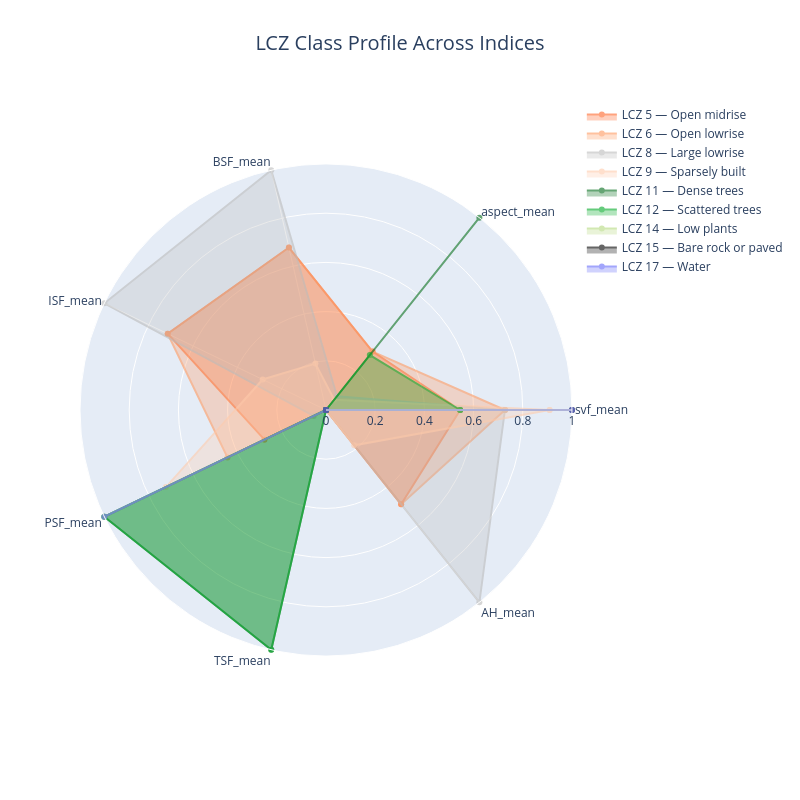

Notebook code for this chart:
### Markdown cell above
## 7. Per-class profile shape — `chart_type="radar"`

`"radar"` draws one polar trace per LCZ class across several requested parameters, each axis min-max normalized (`normalize_radar=True`, the default) so parameters with very different natural ranges (SVF's 0–1 vs. AH's tens-to-hundreds of W/m²) stay visually comparable on the same chart. This is the clearest way to compare the *overall morphological signature* of one class against another — not one parameter at a time, but the whole shape.

### Code cell
profile_params = [
    "svf_mean", "aspect_mean", "BSF_mean", "ISF_mean",
    "PSF_mean", "TSF_mean", "AH_mean",
]

radar_fig = lcz_plot_parameters(
    stack_result.path, iselect=profile_params, lcz_map=map_path,
    chart_type="radar",
)
radar_fig.show()

### Figure 1 — Plotly figure (JSON) as saved in the notebook; plotly's stock layout.template omitted (floating-point values rounded to 4 significant figures)
{"data": [{"fill": "toself", "line": {"color": "#FF6628"}, "name": "LCZ 5 — Open midrise", "opacity": 0.6, "r": [0.5455, 0.3036, 0.6774, 0.7143, 0.2778, 0.0, 0.4898, 0.5455], "theta": ["svf_mean", "aspect_mean", "BSF_mean", "ISF_mean", "PSF_mean", "TSF_mean", "AH_mean", "svf_mean"], "type": "scatterpolar"}, {"fill": "toself", "line": {"color": "#FF985E"}, "name": "LCZ 6 — Open lowrise", "opacity": 0.6, "r": [0.7273, 0.3036, 0.6774, 0.7143, 0.4444, 0.0, 0.4898, 0.7273], "theta": ["svf_mean", "aspect_mean", "BSF_mean", "ISF_mean", "PSF_mean", "TSF_mean", "AH_mean", "svf_mean"], "type": "scatterpolar"}, {"fill": "toself", "line": {"color": "#BBBBBB"}, "name": "LCZ 8 — Large lowrise", "opacity": 0.6, "r": [0.7273, 0.07143, 1.0, 1.0, 0.05556, 0.0, 1.0, 0.7273], "theta": ["svf_mean", "aspect_mean", "BSF_mean", "ISF_mean", "PSF_mean", "TSF_mean", "AH_mean", "svf_mean"], "type": "scatterpolar"}, {"fill": "toself", "line": {"color": "#FFCBAB"}, "name": "LCZ 9 — Sparsely built", "opacity": 0.6, "r": [0.9091, 0.05357, 0.1935, 0.2857, 0.7222, 0.0, 0.1837, 0.9091], "theta": ["svf_mean", "aspect_mean", "BSF_mean", "ISF_mean", "PSF_mean", "TSF_mean", "AH_mean", "svf_mean"], "type": "scatterpolar"}, {"fill": "toself", "line": {"color": "#006A18"}, "name": "LCZ 11 — Dense trees", "opacity": 0.6, "r": [0.0, 1.0, 0.0, 0.0, 1.0, 1.0, 0.0, 0.0], "theta": ["svf_mean", "aspect_mean", "BSF_mean", "ISF_mean", "PSF_mean", "TSF_mean", "AH_mean", "svf_mean"], "type": "scatterpolar"}, {"fill": "toself", "line": {"color": "#00A926"}, "name": "LCZ 12 — Scattered trees", "opacity": 0.6, "r": [0.5455, 0.2857, 0.0, 0.0, 1.0, 1.0, 0.0, 0.5455], "theta": ["svf_mean", "aspect_mean", "BSF_mean", "ISF_mean", "PSF_mean", "TSF_mean", "AH_mean", "svf_mean"], "type": "scatterpolar"}, {"fill": "toself", "line": {"color": "#B5DA7F"}, "name": "LCZ 14 — Low plants", "opacity": 0.6, "r": [1.0, 0.0, 0.0, 0.0, 1.0, 0.0, 0.0, 1.0], "theta": ["svf_mean", "aspect_mean", "BSF_mean", "ISF_mean", "PSF_mean", "TSF_mean", "AH_mean", "svf_mean"], "type": "scatterpolar"}, {"fill": "toself", "line": {"color": "#000000"}, "name": "LCZ 15 — Bare rock or paved", "opacity": 0.6, "r": [1.0, 0.0, 0.0, 0.0, 0.0, 0.0, 0.0, 1.0], "theta": ["svf_mean", "aspect_mean", "BSF_mean", "ISF_mean", "PSF_mean", "TSF_mean", "AH_mean", "svf_mean"], "type": "scatterpolar"}, {"fill": "toself", "line": {"color": "#656BFA"}, "name": "LCZ 17 — Water", "opacity": 0.6, "r": [1.0, 0.0, 0.0, 0.0, 1.0, 0.0, 0.0, 1.0], "theta": ["svf_mean", "aspect_mean", "BSF_mean", "ISF_mean", "PSF_mean", "TSF_mean", "AH_mean", "svf_mean"], "type": "scatterpolar"}], "layout": {"height": 800, "paper_bgcolor": "white", "polar": {"radialaxis": {"range": [0, 1], "visible": true}}, "showlegend": true, "title": {"font": {"size": 20}, "text": "LCZ Class Profile Across Indices", "x": 0.5, "xanchor": "center"}, "width": 800}}
